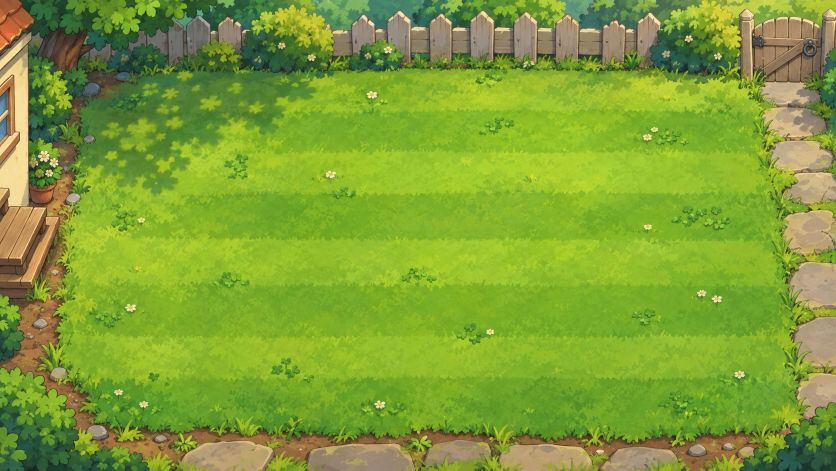
#> input picture art_src/style_bible/frames/sb_keyframe_lawn_v1.png, 1672 x 941 px (shown at 1/2 size)
$ python -i make_style_sheet.py   (imports and definitions only)
#> lines starting #> are read from the running program, lines starting #| are printed output that depends on the picture; after the words box and inside, x2 and y2 are one past the last pixel; in counts of white or black regions, pixels touching at a corner belong together
#> in build, key is the input picture: shape (941, 1672, 3); mean R, G, B 127, 159.4, 53.1
### tools/art/common/palette.py
"""Palette + colour-grade helpers shared by every art script.

Loads art_src/style_bible/palettes.json and implements the per-world grade
(lift / gain / saturation / exposure) used to derive world variants from the
shared garden kit, plus Lab-space measurement used by the review checks.
"""
from __future__ import annotations

import json
from dataclasses import dataclass
from pathlib import Path

import numpy as np
from skimage import color

ROOT = Path(__file__).resolve().parents[3]
PALETTE_PATH = ROOT / "art_src" / "style_bible" / "palettes.json"


# [4 lines left out: function hex_rgb, not called in this run]


@dataclass(frozen=True)
class Grade:
    gain: np.ndarray
    lift: np.ndarray
    sat: float
    exposure: float

    @staticmethod
    def from_dict(d: dict) -> "Grade":
        return Grade(hex_rgb(d["gain"]), hex_rgb(d["lift"]), float(d["sat"]), float(d["exposure"]))


def load() -> dict:
    """Return the parsed palettes.json."""
    return json.loads(PALETTE_PATH.read_text(encoding="utf-8"))


def world_names() -> list[str]:
    return list(load()["worlds"].keys())


def world_grade(world: str) -> Grade:
    return Grade.from_dict(load()["worlds"][world]["grade"])


# [18 lines left out: functions apply_grade, lab_stats, not called in this run]

### tools/art/process/normalize_tone.py
"""Pull a painted grass image into the style-bible lawn band (L*, saturation, hue).

Works in Lab: L* is affinely remapped to the target band (keeping relative
contrast), chroma is scaled to hit the saturation ceiling and hue is rotated
toward the target window. Used for every generated lawn ingredient so pieces
from different generations match before assembly.

CLI: python3 tools/art/process/normalize_tone.py in.png out.png [--world lawn]
"""
from __future__ import annotations

import argparse
import logging
import sys
from pathlib import Path

import numpy as np
from PIL import Image
from skimage import color

sys.path.insert(0, str(Path(__file__).resolve().parents[1]))
from common import palette  # noqa: E402

log = logging.getLogger("normalize_tone")


# [26 lines left out: function normalize, not called in this run]


def normalize_for_world(rgb_u8: np.ndarray, world: str = "lawn") -> np.ndarray:
    t = palette.load()["global"]["lawn_target"]
    return normalize(rgb_u8, t["L_min"], t["L_max"], t["sat_max"], t["hue_min"], t["hue_max"])


# [12 lines left out: function main, not called in this run]


# [2 lines that do not run on import are left out]

### tools/art/review/make_style_sheet.py
"""Build the style-bible reference sheet (art_src/style_bible/reference_sheet.png).

Inputs: approved/candidate frames in art_src/style_bible/frames, palettes.json,
and a transparent render of real plants/zombies (render_entities.tscn).
Writes reference_sheet.jpg + lawn_band_options.jpg. Shows: raw vs normalized key frame with characters on it (readability),
silhouette-contrast numbers, light/value rules, the 8 world grade presets on
the shared kit, and the ingredient + UI material frames.

CLI: python3 tools/art/review/make_style_sheet.py --entities /tmp/entities.png
"""
from __future__ import annotations

import argparse
import logging
import sys
from pathlib import Path

import cv2
import numpy as np
from PIL import Image, ImageDraw
from skimage import color

sys.path.insert(0, str(Path(__file__).resolve().parents[1]))
from common import palette, sheet  # noqa: E402
from process.normalize_tone import normalize_for_world  # noqa: E402

log = logging.getLogger("style_sheet")
SB = palette.ROOT / "art_src" / "style_bible"


def lawn_mask(rgb: np.ndarray) -> np.ndarray:
    """Soft mask of grass pixels in a key frame (hue/sat heuristic + morphology)."""
    hsv = cv2.cvtColor(rgb, cv2.COLOR_RGB2HSV)
#> hsv: shape (941, 1672, 3); mean H, S, V 38.8, 169.9, 163.7
    m = ((hsv[..., 0] > 28) & (hsv[..., 0] < 55) & (hsv[..., 1] > 120)).astype(np.uint8) * 255
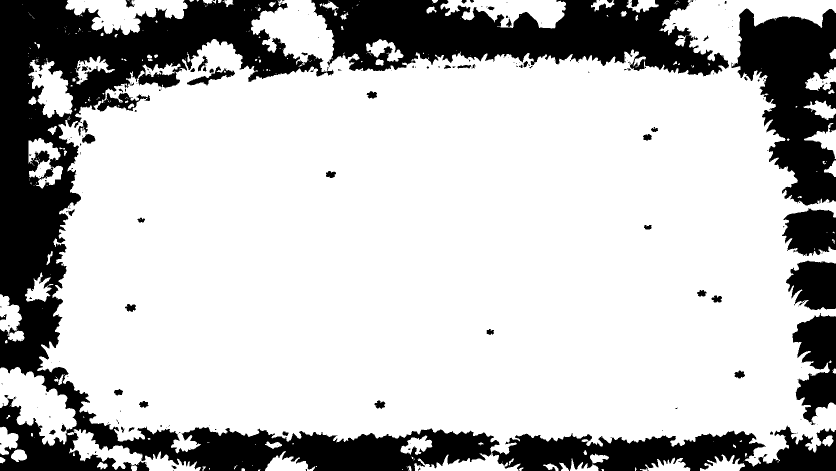
#> m: shape (941, 1672) (shown at 1/2 size); 75% white; 234 black regions (176 under 20 px), largest, box (x1, y1, x2, y2) and area: (0, 0, 1672, 941) 234145, (623, 0, 1458, 153) 77044, (1463, 17, 1672, 411) 47974
    k = cv2.getStructuringElement(cv2.MORPH_ELLIPSE, (25, 25))
    m = cv2.morphologyEx(cv2.morphologyEx(m, cv2.MORPH_OPEN, k), cv2.MORPH_CLOSE, k)
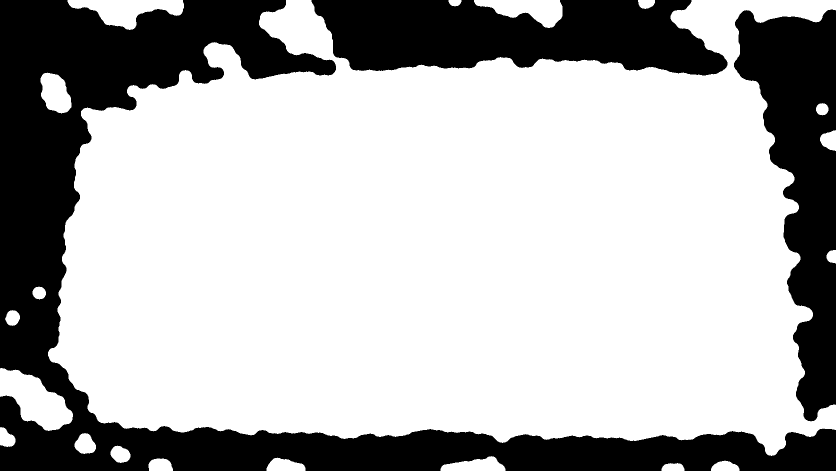
#> m: shape (941, 1672) (shown at 1/2 size); 70.4% white; 3 black regions, box (x1, y1, x2, y2) and area: (0, 0, 1672, 941) 286644, (623, 0, 1455, 151) 91431, (1468, 19, 1672, 843) 87503
    n, lab, st, _ = cv2.connectedComponentsWithStats(m)
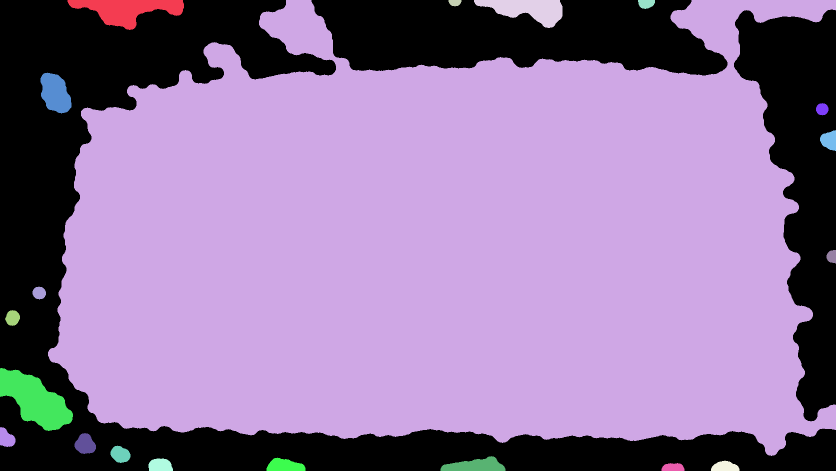
#> lab: shape (941, 1672) int32 (shown at 1/2 size); 21 distinct labels, from 0 to 20; one colour per label, 0 black
#> n = 21; st = 21 rows, first 6: [0, 0, 1672, 941, 465578], [135, 0, 233, 60, 7263], [96, 0, 1576, 912, 1067954], [897, 0, 26, 13, 264], [948, 0, 177, 56, 5591], [1276, 0, 34, 18, 485]
    if n > 1:
        big = 1 + int(np.argmax(st[1:, cv2.CC_STAT_AREA]))
#> big = 2
        m = np.where(lab == big, 255, 0).astype(np.uint8)
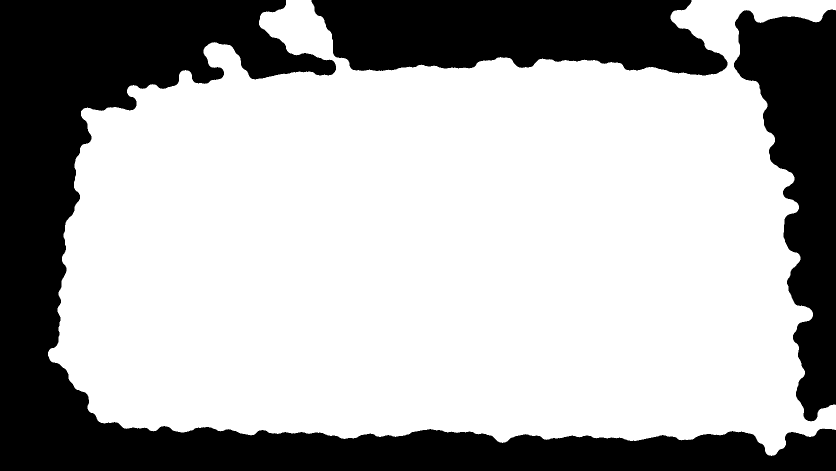
#> m: shape (941, 1672) (shown at 1/2 size); 67.9% white; 3 black regions, box (x1, y1, x2, y2) and area: (0, 0, 1672, 941) 318259, (623, 0, 1455, 151) 97771, (1468, 19, 1672, 843) 89368
    return cv2.GaussianBlur(m, (0, 0), 6).astype(np.float32) / 255.0
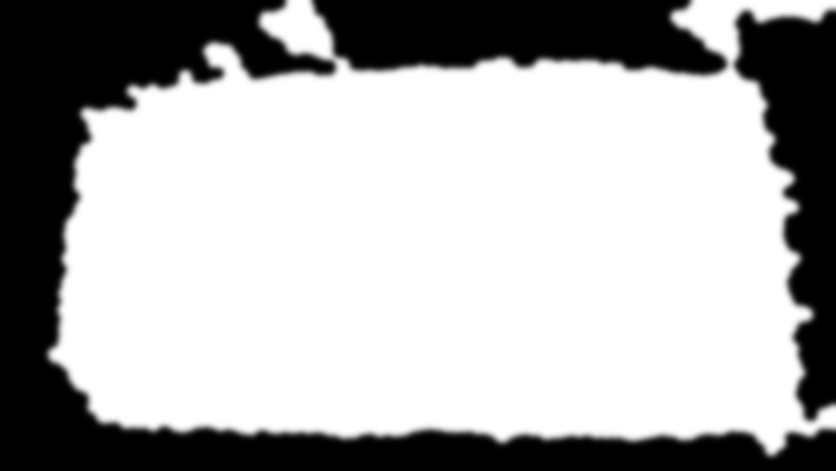
#> returned value: shape (941, 1672) float32 (shown at 1/2 size); min 0, max 1, mean 0.679


def normalized_frame(rgb: np.ndarray) -> np.ndarray:
    m = lawn_mask(rgb)[..., None]
    norm = normalize_for_world(rgb).astype(np.float32)
    return (norm * m + rgb.astype(np.float32) * (1 - m)).astype(np.uint8)


# [22 lines left out: functions place_entities, silhouette_contrast, not called in this run]


GREEN_SLOTS = (0, 1, 4, 5)  # sunbud, pod_shooter, twin_pod, clod_catapult in render_entities.gd
SLOT = 130


# [19 lines left out: functions readability, ground_preview, not called in this run]


def build(entities: Path, out: Path) -> None:
    frames = SB / "frames"
    key = np.array(Image.open(frames / "sb_keyframe_lawn_v1.png").convert("RGB"))
    norm = normalized_frame(key)
    ent = Image.open(entities).convert("RGBA")
    k = key.shape[1] / 1920.0
    rows = [int(key.shape[0] * 0.47), int(key.shape[0] * 0.80)]
    x0 = int(key.shape[1] * 0.05)
    g_raw, m_raw = readability(key, ent, k, rows[0], x0)
    g_norm, m_norm = readability(norm, ent, k, rows[0], x0)
    log.info("green-plant worst dE raw=%.1f norm=%.1f | plant mean raw=%.1f norm=%.1f", g_raw, g_norm, m_raw, m_norm)
    pal = palette.load()
    W, H = 2400, 3350
    cv = Image.new("RGBA", (W, H), pal["global"]["paper"])
    d = ImageDraw.Draw(cv)
    y = sheet.text(d, (60, 40), "Garden Defense - Style Bible v1  (reference sheet, for approval)", 54, bold=True) + 10
    y = sheet.text(d, (60, y), "One garden kit, eight light presets. Painterly gouache, warm key light from top-left, cool shadows. "
                   "Characters below are the real in-game rigs (read-only).", 26) + 30
    tw = 1120
    a = sheet.fit(place_entities(Image.fromarray(key), ent, k, rows, x0), tw)
    b = sheet.fit(place_entities(Image.fromarray(norm), ent, k, rows, x0), tw)
    sheet.shadowed_paste(cv, a, (60, y + 40))
    sheet.shadowed_paste(cv, b, (60 + tw + 60, y + 40))
    sheet.text(d, (60, y), f"A. Raw generation - bright yellow lawn: worst green plant dE {g_raw:.1f}", 26, bold=True)
    sheet.text(d, (1240, y), f"B. Normalized to lawn band: worst green plant dE {g_norm:.1f}", 26, bold=True)
    y += 40 + a.height + 50
    t = pal["global"]["lawn_target"]
    rules = (
        "LIGHT  key light from top-left (135 deg), warm #ffe2a8; shadows cool #3a4a78, soft, offset down-right.\n"
        f"VALUE  playfield lawn L* {t['L_min']}-{t['L_max']}, HSV sat <= {t['sat_max']}, hue {t['hue_min']}-{t['hue_max']} deg "
        "(darker + more muted than plant bodies: chosen by measured body-vs-lawn dE, see STYLE_BIBLE.md).\n"
        f"GRID  mow stripes per column dL* ~{t['stripe_dL']}, per-cell variation dL* ~{t['cell_dL']}; no checkerboard, no cell borders.\n"
        "EDGE  grass -> soil/curb through painted masks + tuft overlays; never a rectangle. Contact shadows are their own layer.\n"
        "OUTLINE  coloured, never black (#2c2418 at ~3 px on 1080p for props; none on ground textures).\n"
        "BRUSH  visible gouache strokes at 1:1; upscaled pieces get matching grain. No airbrush gradients, no vector flats.\n"
        "UI  one material set for the whole game: honey wood frame + parchment + leaf-green faces + brass details. "
        "World only tints the accent.\n"
        "NEVER  text/numbers/logos/people/PvZ shapes in generations; no SVG for scenery/UI; no full-screen dim to fake depth."
    )
    y = sheet.text(d, (60, y), rules, 25) + 40
    y = sheet.text(d, (60, y), "C. World presets = same kit, light grade + ground ramp (palette proof via gradient map, not final art)", 30, bold=True) + 20
    small = Image.fromarray(norm)
    mask = lawn_mask(key)
    tw2 = 540
    for i, w in enumerate(palette.world_names()):
        col, row = i % 4, i // 4
        src = ground_preview(np.asarray(small), pal["worlds"][w], mask).astype(np.float32) / 255.0
        g = palette.apply_grade(src, palette.world_grade(w))
        th = sheet.fit(Image.fromarray((g * 255).astype(np.uint8)), tw2)
        px, py = 60 + col * (tw2 + 40), y + row * (th.height + 140)
        sheet.shadowed_paste(cv, th, (px, py))
        wd = pal["worlds"][w]
        sheet.text(d, (px, py + th.height + 8), f"{w}  -  ground: {wd['ground']}", 22, bold=True)
        sheet.swatch_row(d, (px, py + th.height + 40), wd["lawn"] + [wd["soil"], wd["accent"]], 34, labels=False)
    y += 2 * (th.height + 140) + 20
    y = sheet.text(d, (60, y), "D. Ingredient frame (tufts, patches, edge strip, tileable swatch) and UI material frame", 30, bold=True) + 20
    ing = sheet.fit(Image.open(frames / "sb_lawn_ingredients_v1.png"), 900, 900)
    ui = sheet.fit(Image.open(frames / "sb_ui_materials_v1.png"), 1300, 900)
    sheet.shadowed_paste(cv, ing, (60, y))
    sheet.shadowed_paste(cv, ui, (60 + ing.width + 60, y))
    ux = 60 + ing.width + 60
    sheet.swatch_row(d, (ux, y + ui.height + 30), [pal["ui"][k2] for k2 in ("wood_light", "wood_mid", "wood_dark", "paper", "leaf", "leaf_hover", "leaf_pressed", "disabled", "focus")], 44)
    sheet.swatch_row(d, (ux, y + ui.height + 110), list(pal["ui"]["rarity"].values()), 44)
    out.parent.mkdir(parents=True, exist_ok=True)
    cv.convert("RGB").save(out, quality=90, optimize=True)
    log.info("wrote %s (%dx%d)", out, W, H)


# [34 lines left out: functions band_options, main, not called in this run]


# [2 lines not run here, left out]

#> (the run stopped early here; a loop or call above may not have finished)
